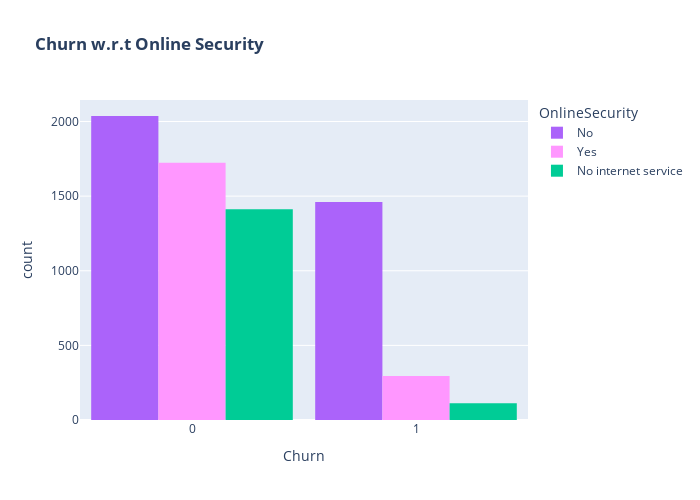

The code cell stored with this chart in its notebook:
### Code cell
color_map = {"Yes": "#FF97FF", "No": "#AB63FA"}
fig = px.histogram(df, x="Churn", color="OnlineSecurity", barmode="group", title="<b>Churn w.r.t Online Security</b>", color_discrete_map=color_map)
fig.update_layout(width=700, height=500, bargap=0.1)
fig.show()

### Figure 1 — Plotly figure (JSON) as saved in the notebook; plotly's stock layout.template omitted (floating-point values rounded to 4 significant figures; data arrays with more than 128 entries replaced by an {"elided": "..."} marker saying what was removed)
{"data": [{"alignmentgroup": "True", "bingroup": "x", "hovertemplate": "OnlineSecurity=No<br>Churn=%{x}<br>count=%{y}<extra></extra>", "legendgroup": "No", "marker": {"color": "#AB63FA", "pattern": {"shape": ""}}, "name": "No", "offsetgroup": "No", "orientation": "v", "showlegend": true, "type": "histogram", "x": {"elided": "3498 int values"}, "xaxis": "x", "yaxis": "y"}, {"alignmentgroup": "True", "bingroup": "x", "hovertemplate": "OnlineSecurity=Yes<br>Churn=%{x}<br>count=%{y}<extra></extra>", "legendgroup": "Yes", "marker": {"color": "#FF97FF", "pattern": {"shape": ""}}, "name": "Yes", "offsetgroup": "Yes", "orientation": "v", "showlegend": true, "type": "histogram", "x": {"elided": "2019 int values"}, "xaxis": "x", "yaxis": "y"}, {"alignmentgroup": "True", "bingroup": "x", "hovertemplate": "OnlineSecurity=No internet service<br>Churn=%{x}<br>count=%{y}<extra></extra>", "legendgroup": "No internet service", "marker": {"color": "#00cc96", "pattern": {"shape": ""}}, "name": "No internet service", "offsetgroup": "No internet service", "orientation": "v", "showlegend": true, "type": "histogram", "x": {"elided": "1526 int values"}, "xaxis": "x", "yaxis": "y"}], "layout": {"bargap": 0.1, "barmode": "group", "height": 500, "legend": {"title": {"text": "OnlineSecurity"}, "tracegroupgap": 0}, "title": {"text": "<b>Churn w.r.t Online Security</b>"}, "width": 700, "xaxis": {"anchor": "y", "autorange": true, "domain": [0, 1], "range": [-0.5, 1.5], "title": {"text": "Churn"}, "type": "linear"}, "yaxis": {"anchor": "x", "autorange": true, "domain": [0, 1], "range": [0, 2144.0], "title": {"text": "count"}}}}
